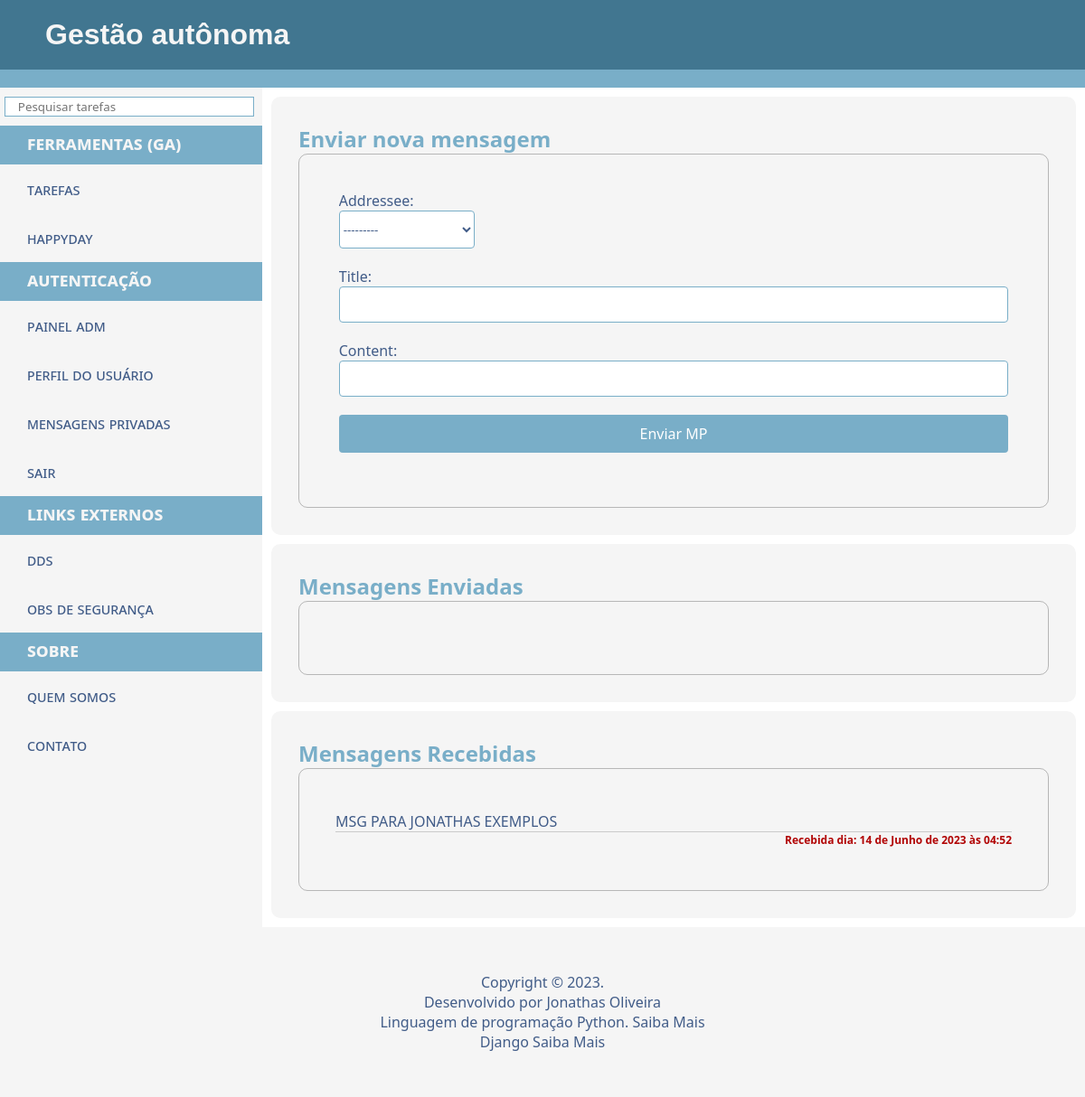
Page /messages/ (signed in) on the committed database.
### accounts/models.py (models this page shows, shortened)
class Message(models.Model):
    sender = models.ForeignKey(get_user_model(), on_delete=models.PROTECT, related_name='mensagens_enviadas', default=get_user_model())
    addressee = models.ForeignKey(get_user_model(), related_name='mensagens_recebidas', on_delete=models.CASCADE)
    title = models.CharField(max_length=100)
    content = CKEditor5Field('Texto', config_name='extends')
    send_date = models.DateTimeField(auto_now_add=True)
    parent_message = models.ForeignKey('self', on_delete=models.CASCADE, null=True, blank=True, related_name='replies')
    is_read = models.BooleanField(default=False)

### accounts/views.py (the view)
# urls.py: path('messages/', views.messages_list, name='msg_private'),
@login_required
def messages_list(request):
    check_new_messages(request)
    user = request.user
    received_messages = Message.objects.filter(addressee=user).order_by('-send_date')
    sent_messages = Message.objects.filter(sender=user).order_by('-send_date')
    received_messages.update(is_read=True)
    if request.method == 'POST':
        form = MessageForm(request.POST)
        if form.is_valid():
            mensagem = form.save(commit=False)
            mensagem.sender = request.user  # Define o remetente como o usuário logado
            mensagem.save()
            messages.success(request, 'Mensagem enviada com sucesso!')
            return redirect('msg_private')  # Redireciona para uma página de sucesso após salvar a mensagem
    else:
        form = MessageForm()
    context = {
        'received_messages': received_messages,
        'sent_messages': sent_messages,
        'form': form
    }
    return render(request, 'messages.html', context)

### accounts/forms.py
class MessageForm(forms.ModelForm):
    def __init__(self, *args, **kwargs):
        super().__init__(*args, **kwargs)
        self.fields["content"].required = False
    class Meta:
        model = Message
        fields = ['addressee', 'title', 'content']
        widgets = {
              "content": CKEditor5Widget(
                  attrs={"class": "django_ckeditor_5"}, config_name="extends"
              )
          }

### accounts/views.py (called while the page is built)
def check_new_messages(request):
    user = request.user
    new_messages = Message.objects.filter(addressee=user, is_read=False)
    if new_messages.exists():
        messages.info(request, 'Você tem novas mensagens!')

### main/context_global.py (called while the page is built)
def pic_global(request):
    profile = None
    if request.user.is_authenticated:
        if UserProfile.objects.filter(user=request.user).exists():
            profile = UserProfile.objects.get(user=request.user)
    return {'profile': profile}

### accounts/templates/messages.html (shortened to what this page needs)
{% extends 'base.html' %}
{% load static %}
{% block main %}
<article>
    <div class="asideBox">
        <h1>Enviar nova mensagem</h1>
        <div class="box-out">
                <form action="/accounts/messages/" method="post" class="myform">
                    {% for field in form %}
                    <div >
                        <div><label for="{{ field.id_for_label }}">{{ field.label }}: </label></div>
                        {{ field }}
                    </div>
                    {% endfor %}
                    <input type="submit" value="Enviar MP">
                </form>
        </div>
    </div>
</article>
<article>
    <div class="asideBox">
        <h1>Mensagens Enviadas</h1>
        <div class="box-out">
        </div>
    </div>
</article>
<article>
    <div class="asideBox">
        <h1>Mensagens Recebidas</h1>
        <div class="box-out">
            {% if received_messages %}
                {% for message in received_messages %}
                    {% if not message.parent_message %}
                        <li class="listtasks">
                            <p><a href="/accounts/messages/{{ message.id }}">{{ message.title }}</a></p>
                            <h6 class="dateEnd">Recebida dia: {{ message.send_date }}</h6>
                        </li>
                    {% endif %}
                {% endfor %}
            {% else %}
                <li class="listtasks">Nenhuma mensagem recebida.</li>
            {% endif %}
        </div>
    </div>
</article>
{% endblock %}

### main/templates/static/css/style.css (style rules this page uses)
* { font-family: 'Segoe UI', Tahoma, Geneva, Verdana, sans-serif; padding: 0; margin: 0; color: #415C88; }
h1 { color: #79AEC8; }
body { display: flex; flex-direction: column; min-height: 100vh; background-color: white; }
article { background-color: whitesmoke; border-radius: 10px; margin: 10px; padding: 30px; }
.box-out { display: flex; flex-direction: column; align-items: center; padding: 40px; border: 1px solid rgba(0, 0, 0, 0.253); border-radius: 10px; }
.dateEnd { text-align: right; color: #b10404; font-size: 12px; }
input, select { width: 100%; padding: 10px 0px; background-color: white; border: 1px solid #79AEC8; border-radius: 4px; margin-bottom: 20px; box-sizing: border-box; }
select { width: 150px; }
input[type="submit"] { width: 100%; padding: 10px; background-color: #79AEC8; color: #fff; border: none; border-radius: 4px; cursor: pointer; font-size: 16px; }
.myform { width: 99%; word-wrap: break-word; overflow: hidden; }
.listtasks { display: block; width: 100%; margin: 5px 0px; padding: 2px 25px; }
.listtasks p { white-space: normal; word-break: break-word; font-size: 1em; text-align: left; border-bottom: 1px solid rgba(0, 0, 0, 0.178); }
p a { text-decoration: none; }

### rows in the picture
Message: title "MSG PARA JONATHAS EXEMPLOS", send_date "14 de Junho de 2023 às 04:52"

### other values in the picture
{{ field.label }} "Addressee" "Title" "Content"
